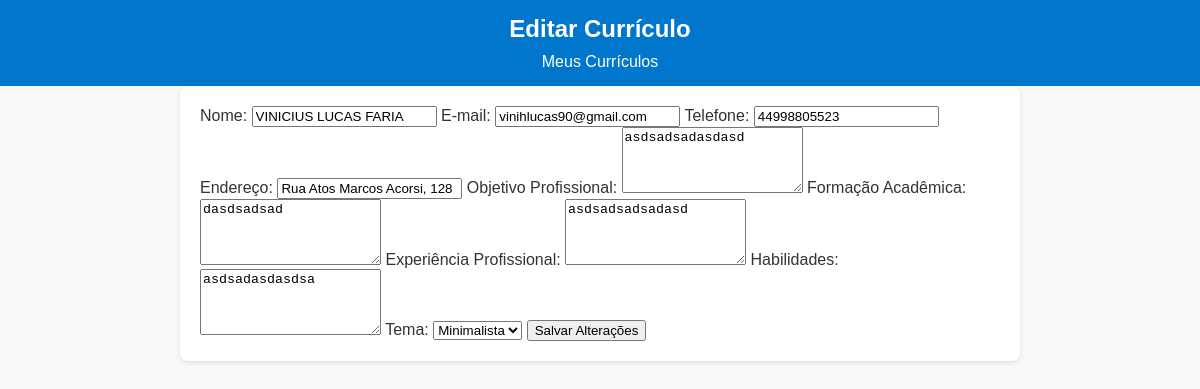
The app's page /editar_curriculo.php?id=8 (signed in) with its own data.
### tables this page shows
CREATE TABLE `curriculos` (
  `id` int(11) NOT NULL,
  `user_id` int(11) NOT NULL,
  `name` varchar(100) NOT NULL,
  `email` varchar(100) NOT NULL,
  `phone` varchar(20) NOT NULL,
  `address` varchar(255) NOT NULL,
  `objective` text NOT NULL,
  `education` text NOT NULL,
  `experience` text NOT NULL,
  `skills` text NOT NULL,
  `created_at` timestamp NOT NULL DEFAULT current_timestamp(),
  `theme` varchar(50) DEFAULT 'default'
);

### editar_curriculo.php (the view, shortened to what this page needs)
<?php
require 'src/db/connection.php';
$id = $_GET['id'];
$user_id = $_SESSION['user_id'];
$sql = "SELECT * FROM curriculos WHERE id = ? AND user_id = ?";
$stmt = $conn->prepare($sql);
$stmt->bind_param("ii", $id, $user_id);
$stmt->execute();
$result = $stmt->get_result();
$row = $result->fetch_assoc();
?>
<!DOCTYPE html>
<html lang="en">
<head>
    <link rel="stylesheet" href="assets/css/style.css">
</head>
<body>
    <header>
        <h1>Editar Currículo</h1>
        <nav>
            <a href="listar_curriculos.php">Meus Currículos</a>
        </nav>
    </header>
    <main>
        <form action="src/controllers/atualizar_curriculo.php" method="POST">
            <label for="name">Nome:</label>
            <input type="text" name="name" id="name" value="<?php echo htmlspecialchars($row['name']); ?>" required>
            <label for="email">E-mail:</label>
            <input type="email" name="email" id="email" value="<?php echo htmlspecialchars($row['email']); ?>" required>
            <label for="phone">Telefone:</label>
            <input type="text" name="phone" id="phone" value="<?php echo htmlspecialchars($row['phone']); ?>" required>
            <label for="address">Endereço:</label>
            <input type="text" name="address" id="address" value="<?php echo htmlspecialchars($row['address']); ?>" required>
            <label for="objective">Objetivo Profissional:</label>
            <textarea name="objective" id="objective" rows="4" required><?php echo htmlspecialchars($row['objective']); ?></textarea>
            <label for="education">Formação Acadêmica:</label>
            <textarea name="education" id="education" rows="4" required><?php echo htmlspecialchars($row['education']); ?></textarea>
            <label for="experience">Experiência Profissional:</label>
            <textarea name="experience" id="experience" rows="4" required><?php echo htmlspecialchars($row['experience']); ?></textarea>
            <label for="skills">Habilidades:</label>
            <textarea name="skills" id="skills" rows="4" required><?php echo htmlspecialchars($row['skills']); ?></textarea>
            <label for="theme">Tema:</label>
            <select name="theme" id="theme">
                <option value="minimalist" <?php echo $row['theme'] === 'minimalist' ? 'selected' : ''; ?>>Minimalista</option>
            </select>
            <button type="submit">Salvar Alterações</button>
        </form>
    </main>
</body>
</html>

### assets/css/style.css (style rules this page uses)
body { font-family: Arial, sans-serif; margin: 0; padding: 0; background-color: #f9f9f9; color: #333; }
header { background-color: #0077cc; color: #fff; padding: 15px 20px; text-align: center; }
header h1 { margin: 0; font-size: 24px; }
header nav { margin-top: 10px; }
header nav a { color: #fff; text-decoration: none; margin: 0 10px; font-size: 16px; }
main { padding: 20px; max-width: 800px; margin: 0 auto; background-color: #fff; box-shadow: 0 2px 5px rgba(0, 0, 0, 0.1); border-radius: 8px; }

### records on screen
curriculos: name "VINICIUS LUCAS FARIA", email "vinihlucas90@gmail.com", phone "44998805523", address "Rua Atos Marcos Acorsi, 128", objective "asdsadsadasdasd", education "dasdsadsad", experience "asdsadsadsadasd", skills "asdsadasdasdsa", theme "Minimalista"
